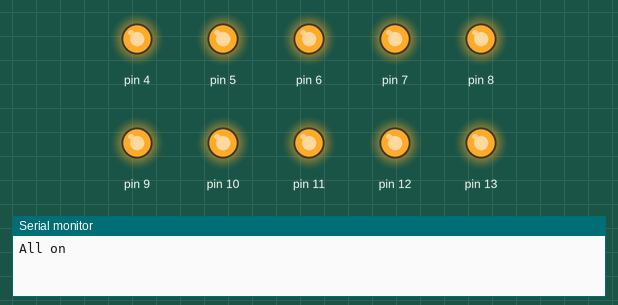
The sketch below on a simulated Arduino Uno, built with avr-gcc and run on an emulated ATmega328P. Shown: output pins drawn as LEDs (lit = HIGH), the last lines printed to the serial monitor.

Above: at 0.5 s.
At 3.5 s:
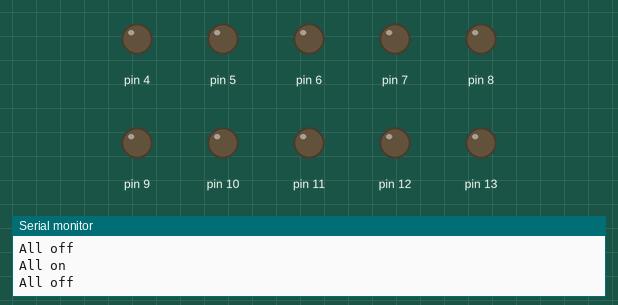
Timing chart, 0 to 4.6 s (numbered marks = the images above):
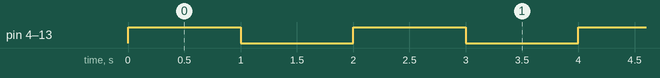

Measured:
- by itself, pin 4–13: alternates HIGH for 1.0 s and LOW for 1.0 s

The sketch:

Relay_10_example.ino
```cpp
// the setup function runs once when you press reset or power the board
void setup() {
  Serial.begin(9600);

  // initialize digital pin 4-13 as an output.
  pinMode(4, OUTPUT);
  pinMode(5, OUTPUT);
  pinMode(6, OUTPUT);
  pinMode(7, OUTPUT);
  pinMode(8, OUTPUT);
  pinMode(9, OUTPUT);
  pinMode(10, OUTPUT);
  pinMode(11, OUTPUT);
  pinMode(12, OUTPUT);
  pinMode(13, OUTPUT);
}

// the loop function runs over and over again forever
void loop() {
  int i=0;

//  //1つずつ順番に点灯
//  singleOn();
//
//  //2つずつ順番に点灯
//  doubleOn();
//
//  //1つずつ増やして減らす
//  wave();
//
//  //3つずつ光らせる
//  tripleOn();
//  tripleOn();
//  tripleOn();
//
//  //半分ずつ光らせる
//  halfOn();

  //全体点滅
  blinkAll(1000);

//  //caution!
//  blinkAll(500);
//  blinkAll(500);
//
//  //danger!
//  blinkAll(250);
//  blinkAll(250);
//  blinkAll(250);
//  blinkAll(250);
//
//  blinkAll(125);
//  blinkAll(125);
//  blinkAll(125);
//  blinkAll(125);
//
//  blinkAll(50);
//  blinkAll(50);
//  blinkAll(50);
//  blinkAll(50);

}


void singleOn() {
  for(int i=4;i<14;i++){
    if(i>4){
      digitalWrite(i-1, LOW);
    }
    digitalWrite(i, HIGH);
    Serial.println(i);
    delay(1000);
  }
  digitalWrite(13, LOW);
}

void doubleOn() {
  for(int i=4;i<14-1;i+=2){
    if(i>5){
      digitalWrite(i-1, LOW);
      digitalWrite(i-2, LOW);
    }
    digitalWrite(i, HIGH);
    digitalWrite(i+1, HIGH);
    Serial.print(i);
    Serial.print(",");
    Serial.println(i+1);
    delay(1000);
  }
  digitalWrite(12, LOW);
  digitalWrite(13, LOW);
}

void tripleOn(){
  for(int i=4;i<14-2;i+=3){
    if(i>6){
      digitalWrite(i-1, LOW);
      digitalWrite(i-2, LOW);
      digitalWrite(i-3, LOW);
    }
    digitalWrite(i, HIGH);
    digitalWrite(i+1, HIGH);
    digitalWrite(i+2, HIGH);
    Serial.print(i);
    Serial.print(",");
    Serial.print(i+1);
    Serial.print(",");
    Serial.println(i+2);
    delay(1000);
  }
  digitalWrite(10, LOW);
  digitalWrite(11, LOW);
  digitalWrite(12, LOW);
}

void wave() {
  for(int i=4;i<14;i++){
    digitalWrite(i, HIGH);
    Serial.print(i);
    if(i<13){
      Serial.print(",");
    } else {
      Serial.println("");
    }
    delay(1000);
  }
  for(int i=4;i<14;i++){
    digitalWrite(i, LOW);
    Serial.print(i);
    if(i<13){
      Serial.print(",");
    } else {
      Serial.println("");
    }
    delay(1000);
  }
}

void halfOn() {
  for(int i=0; i<5; i++){
    digitalWrite(4, HIGH);
    digitalWrite(5, HIGH);
    digitalWrite(6, HIGH);
    digitalWrite(7, HIGH);
    digitalWrite(8, HIGH);
    Serial.println("left");
    delay(1000);
    digitalWrite(4, LOW);
    digitalWrite(5, LOW);
    digitalWrite(6, LOW);
    digitalWrite(7, LOW);
    digitalWrite(8, LOW);

    digitalWrite(9, HIGH);
    digitalWrite(10, HIGH);
    digitalWrite(11, HIGH);
    digitalWrite(12, HIGH);
    digitalWrite(13, HIGH);
    Serial.println("right");
    delay(1000);
    digitalWrite(9, LOW);
    digitalWrite(10, LOW);
    digitalWrite(11, LOW);
    digitalWrite(12, LOW);
    digitalWrite(13, LOW);
  }
}

void blinkAll(int delayTime){
  for(int i=0; i<5; i++){
    for(int j=4; j<14; j++){
      digitalWrite(j, HIGH);
    }
    Serial.println("All on");
    delay(delayTime);
    for(int j=4; j<14; j++){
      digitalWrite(j, LOW);
    }
    Serial.println("All off");
    delay(delayTime);
  }
}
```
